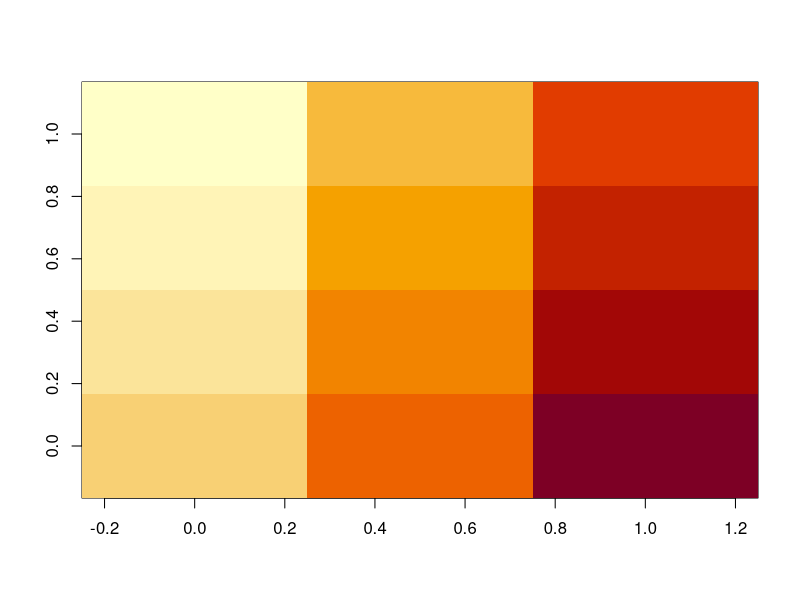

Here is the R script that generated this plot:
## ---- chunk 1
knitr::opts_chunk$set(echo = TRUE)
## ---- chunk 2
# Make a simple matrix consiting on 4 vectors (3-dimensional)
M = matrix(data = 1:12, nrow=4, ncol=3)
print(M)
## ---- chunk 3
# t() for transpose (visualize as an 180 degree flip on the diagnoal axis from [1,1] to [4,3]
t(M)
## ---- chunk 4
# Basic matrix algebra is easy
M + 1000
M * 10
M / 12

# We can also do a cross product between 2 matrices
M2 = matrix( 1:6, nrow=ncol(M) )
M2

# M: 4x3, M2: 3x2, (M x M2): 4x2
crossprod(t(M), M2)

# Conjugate transpose (or the star matrix: M*)
Conj(t(M))
## ---- chunk 5
# image() provides a way to visualize the matrix.  Visualize as a spreadsheet
#   Note: due to how image() orders points, we have to transpose and reorder rows
#   to make it orient the same way as our matrix output appears in the console.
image( t( M[ nrow(M):1, ] ) )
## ---- chunk 6
set.seed(1234) # Use same random data each time

# Here is a data frame
DF = data.frame( 
  col.1 = as.factor(c('a','b','a','b')), 
  col.2 = rnorm(1:4), 
  col.3 = 5:8 
)
print(DF)
# An abbreviated view of the data frame.  Good for investigation of newly read/created data
str(DF)
## ---- chunk 7
# You may get or set the column names 
#   i.e. names of dimensions / sample variables
colnames(DF)
# Isolate a column, NOTE that this yields a vector (array of homogenous type)
print( DF$col.2 )
# You may get or set the row names
#   i.e. names of records / tuples / vectors / sample observations
rownames(DF)
# Isolate a row , NOTE that this yields a data.frame (with only one row)
print( DF[1,] )
## ---- chunk 8
# Adding a column is easy
DF$col.4 = NA
print(DF)

# Adding rows is easy too. First, we will make some new rows
MORE = data.frame( 
  col.1 = as.factor(c('a','b')), 
  col.2 = rnorm(1:2), 
  col.3 = 9:10,
  col.4 = rep("new",2)
)

# Now combine the rows, as in an SQL UNION
rbind(DF, MORE)
## ---- chunk 9
# Currently DF$col.1 is a factor vector. Lets change it to a character vector
DF$col.1 = as.character(DF$col.1)
str(DF)
# Now change DF$col.1 back to a vector using a different syntax
DF = transform(DF, col.1 = as.factor(col.1))
str(DF)
## ---- chunk 10

# Create filtered subset of rows
subset(DF, DF$col.1 == 'a')

# You may filter and project a data frame with [,]
# From an SQL perspective, visualize it as dataframe[ WHERE, SELECT ]
#
DF[ DF$col.1 == 'a', ] # Note 2nd param in [,] is blank to indicate all variables
# Here it is again but with specific columns being projected
DF[ DF$col.1 == 'a', c("col.1", "col.3") ]
## ---- chunk 11
# Recall you may access a row by its name, which by default is an integer sequence: 1, 2, ..., nrow
print( DF[1,] )
# You may also access rows in order of your choice
DF[ nrow(DF):1, ]
# The order() function in base R takes column names (use '-' for descending)
DF[ order(DF$col.1, -DF$col.2), ]
## ---- chunk 12
# Be careful when using [] with dataframe instead of [,]
#   this specifies what column(s) to project

# From an SQL perspective, visualize it as dataframe[ SELECT ] 
DF[1]
# May also use a column name as a key
DF["col.1"]
## ---- chunk 13

# Create a reference table.  We will use this to do a key lookup based on col.1
REF = data.frame( 
  col.1 = as.factor(c('a','b')), 
  col.ref1 = c('AA','BB'),
  col.ref2 = c('aaa','bbb')
)
print(REF)

# Using the plyr library we can JOIN the reference data to the original data
library(plyr)
join(DF, REF, by="col.1")

# We can also use the plyr library for GROUP BY operations on data projections
library(plyr)
ddply( DF, .(col.1), summarize, sum.col.2 = sum(col.2), min.col.3 = min(col.3) )
## ---- chunk 14
# Create a list.  The '.' function from the plyr library is handy for this.
library(plyr)
x = .(1, 2, "three", as.factor(4))
str(x)
# Subset the list
x[1:3]
# Subset the list to only include a specific element
x[1]
# Obtain element from list
x[[1]] # equivalent to unlist(x[1]), see below
# Convert from list subset to vector of contained elements (with coercion)
unlist( x[1:3] )
# If a subset query matches no elements, then a list with NULL as its only element is returned
x[5000]
# However trying to access an element that does not exist is an error state
tryCatch({
    x[[5000]]
  }
  ,error=function(cond) {
    print(cond)
  }
)
